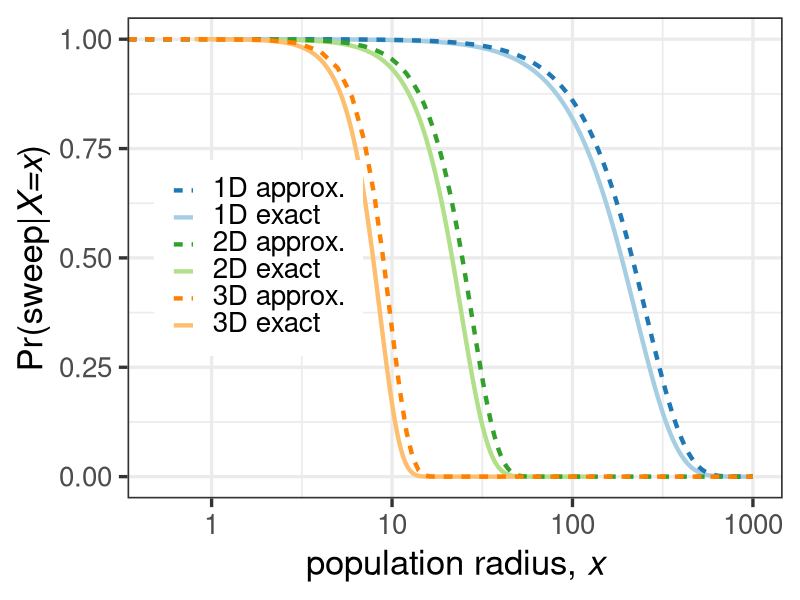
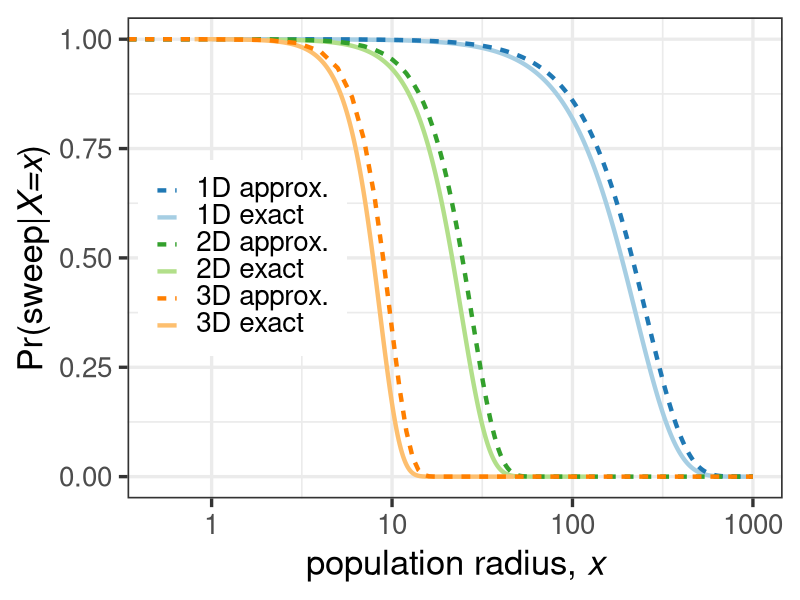

Recreate these plots in R, in order.
# title: Plotting sweep probabilities
# author: Alexander Stein

### libraries
library("tidyverse")
library("ggtext")
library("RColorBrewer")

setwd("/Users/stein02/Desktop/Plots for the Sweeps/Figure_2/")


### Import data and conversions

df <- read_csv("numerical_data/sweep probability conditioned on x.csv")

df <- rename(df, c("xval_twodim"="x_val 2D", "yval_twodim"="cond_sweep 2D"))
df <- rename(df, c("xval_threedim"="x_val 3D", "yval_threedim"="cond_sweep 3D"))

df$yval_twodim <- as.complex(df$yval_twodim)
df$yval_twodim <- Re(df$yval_twodim)

df$yval_threedim <- as.complex(df$yval_threedim)
df$yval_threedim <- Re(df$yval_threedim)

df <- df %>% filter(xval_twodim >= 2.0)

### Define paramters
rho <- 0.234
mu = rho*1e-5
c_wt <- 0.152
c_m <- 0.307

### Approximate results for 1D, 2D and 3D
alpha_1d <- ((c_m-c_wt)/mu)^(1/2)
alpha_2d <- ( 3*(c_m-c_wt)^2/(pi*mu*(2*c_m-c_wt)) )^(1/3)
alpha_3d <- ( 3*(c_m-c_wt)^3/(pi*mu*(c_wt^2-3*c_wt*c_m+3*c_m^2)) )^(1/4)

x_values <- 0:1000
sweep_1d <- exp( -(x_values/alpha_1d)^2 )
sweep_2d <- exp( -(x_values/alpha_2d)^3 )
sweep_3d <- exp( -(x_values/alpha_3d)^4 )

### Exact result in 1D
# Pr(sweep|x)
erf <- function(x) 2 * pnorm(x * sqrt(2)) - 1 # define the error function
PrSweepX <- sqrt(pi)*alpha_1d/(2*x_values)*exp(-x_values^2/alpha_1d^2)*erf(x_values/alpha_1d)

### Plots

cols <- brewer.pal(12,"Paired")

legend_1 <- "1D exact"
legend_2 <- "1D approx."
legend_3 <- "2D exact"
legend_4 <- "2D approx."
legend_5 <- "3D exact"
legend_6 <- "3D approx."

colours <- t(c(cols[2], cols[1], cols[4], cols[3], cols[8], cols[7]))
colnames(colours) <- c(legend_1, legend_2, legend_3, legend_4, legend_5, legend_6)
lty <- t(c("22", "solid", "22", "solid", "22", "solid"))
colnames(lty) <- c(legend_1, legend_2, legend_3, legend_4, legend_5, legend_6)


ggplot() + 
  geom_line(aes(x=x_values, y=PrSweepX, color=legend_1, linetype=legend_1), linewidth=1.5) +
  geom_line(aes(x=x_values, y=sweep_1d, color=legend_2, linetype=legend_2), linewidth=1.5) +
  geom_line(aes(x=df$xval_twodim, y=df$yval_twodim, color=legend_3, linetype=legend_3), linewidth=1.5) +
  geom_line(aes(x=x_values, y=sweep_2d, color=legend_4, linetype=legend_4), linewidth=1.5) +
  geom_line(aes(x=df$xval_threedim, y=df$yval_threedim,color=legend_5, linetype=legend_5), linewidth=1.5) +
  geom_line(aes(x=x_values, y=sweep_3d, color=legend_6, linetype=legend_6), linewidth=1.5) +
  labs(x="population radius, *x*", y="Pr(sweep|*X=x*)") +
  scale_x_continuous(trans='log10', limits=c(0.5,1000)) +
  scale_color_manual(values = colours) +
  scale_linetype_manual(values = lty) +
  #scale_y_continuous(limits=c(0,0.10)) +
  theme_bw(base_size = 25) +
  theme(axis.title.x = element_markdown(), axis.title.y = element_markdown(), 
        legend.position = c(0.2,0.5), legend.title = element_blank(), legend.text = element_markdown())


### Saving the figures
fig <- ggplot() + 
  geom_line(aes(x=x_values, y=PrSweepX, color=legend_1, linetype=legend_1), linewidth=1.5) +
  geom_line(aes(x=x_values, y=sweep_1d, color=legend_2, linetype=legend_2), linewidth=1.5) +
  geom_line(aes(x=df$xval_twodim, y=df$yval_twodim, color=legend_3, linetype=legend_3), linewidth=1.5) +
  geom_line(aes(x=x_values, y=sweep_2d, color=legend_4, linetype=legend_4), linewidth=1.5) +
  geom_line(aes(x=df$xval_threedim, y=df$yval_threedim,color=legend_5, linetype=legend_5), linewidth=1.5) +
  geom_line(aes(x=x_values, y=sweep_3d, color=legend_6, linetype=legend_6), linewidth=1.5) +
  labs(x="population radius, *x*", y="Pr(sweep|*X=x*)") +
  scale_x_continuous(trans='log10', limits=c(0.5,1000)) +
  scale_color_manual(values = colours) +
  scale_linetype_manual(values = lty) +
  #scale_y_continuous(limits=c(0,0.10)) +
  theme_bw(base_size = 25) +
  theme(axis.title.x = element_markdown(), axis.title.y = element_markdown(), 
        legend.position = c(0.175,0.5), legend.title = element_blank(), legend.text = element_markdown())

a = 1.5
ggsave("/Users/stein02/Desktop/Plots for the Sweeps/Figure_2/figures/SweepCondX.png", fig, width = 4^a, height = 3^a)






